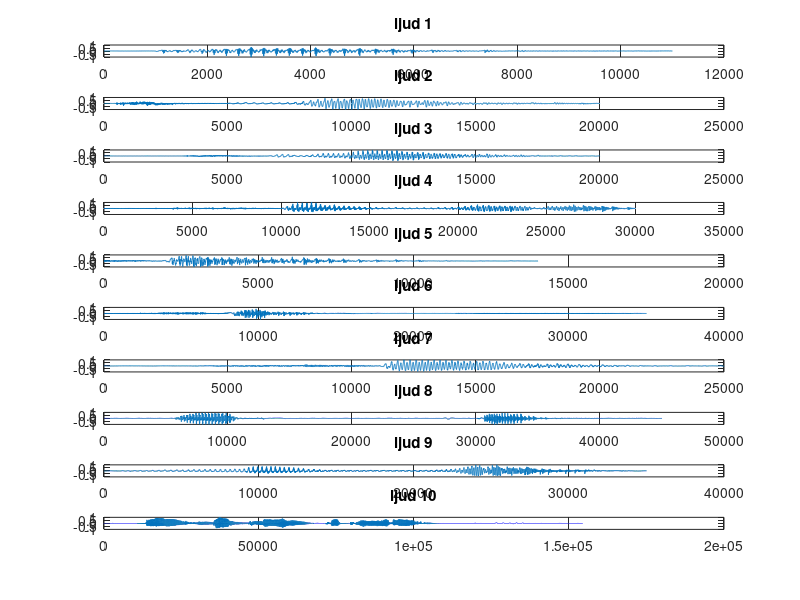

This figure's MATLAB source: (Note: this script raises an error after producing the figure.)
% script natural

%% S�tt upp en del parameterar

fs = 44100;                 % Sampelfrekvens

%% L�s in ljuden och spela upp

load Ljud
figure(3);
for p=1:10,
  subplot(10,1,p);plot(ljud{p});
  sound(ljud{p},fs);title(sprintf('ljud %d',p));
  pause(1);
end,

%% �ndra kvantisering

b=15;
r=1.0;  %Signalinterval -r...+r
figure(4);
for p=1:10,
  kv_ljud=liu_quantize(ljud{p},r,b,'bipolar');
  subplot(10,1,p);plot(kv_ljud);title(sprintf('ljud %d',p));
  sound(kv_ljud,fs);
  pause(1);
end,

%% Hur beror kvantiseringsbruset av b?

for b=1:16
  kv_ljud=liu_quantize(ljud{10},1.0,b,'bipolar');
  sigma(b)=norm(ljud{10}-kv_ljud); % norm av kvantiersingsbrus
end,
figure(5);subplot(2,1,1);plot(sigma);title('sigma')
subplot(2,1,2);plot(log(sigma));title('logaritm av sigma');

%% nedsampling och interpolation: n�rmsta granne interpolation

m=3;n=2^m;
rekfilt=[0 0 ones(1,n) 0 0]; % en rektangelfunktion vid n�rmsta-granne
figure(6);plot(rekfilt,'o-','Linewidth',2);
title('interpolationsfunktion');
signal=ljud{10};
nedsampl=zeros(1,length(signal));
k=1:n:length(signal);
nedsampl(k)=signal(k);    % Sampla ned med faktor n
rekon=conv(nedsampl,rekfilt,'same');
figure(7);plot(rekon,'o-');title(sprintf('ljud %d',p));
hold('on');plot(k,signal(k),'or');hold('off');
sound(rekon,fs);

%% nedsampling och interpolation: linj�r interpolation

m=3;n=2^m;
rekfilt=[0 0 (n-abs(-n:(n-1)))/n 0 0]; % en rektangelfunktion vid n�rmsta-granne
figure(6);plot(rekfilt,'o-','Linewidth',2);
title('interpolationsfunktion');
signal=ljud{10};
nedsampl=zeros(1,length(signal));
k=1:n:length(signal);
nedsampl(k)=signal(k);    % Sampla ned med faktor n
rekon=conv(nedsampl,rekfilt,'same');
figure(7);plot(rekon,'o-');title(sprintf('ljud %d',p));
hold('on');plot(k,signal(k),'or-');hold('off');
sound(rekon,fs);

%% Hur beror felet av m?

signal=ljud{10};
sigma=[];
for m=1:10,
  n=2^m;
  rekfilt=(n-abs(-n:(n-1)))/n;
  nedsampl=zeros(1,length(signal));
  nedsampl(1:n:end)=signal(1:n:end);
  rekon=conv(nedsampl,rekfilt,'same');
  sigma(m)=norm(signal-rekon);
end,
figure(8);subplot(2,1,1);plot(sigma,'o-');title('sigma');
subplot(2,1,2);plot(log(sigma),'o-');title('log sigma');

%% Lineariet

f = 1000;
omega = 2*pi*f;
fs = 44100;
Ts = 1/fs;
k = 0:1:(2*fs);
s1 = cos(omega*k*Ts);
figure(1);
plot(s1(1:200),'o-');

gamma=2.5;
x=-1:0.01:1;
distf=sign(x).*(abs(x).^gamma);
figure(9);plot(x,distf);
s=ljud{10};
s=s1;
dist_s=sign(s).*(abs(s).^gamma);
figure(10);plot(dist_s);
sound(s,fs);pause(3);sound(dist_s,fs);

%%
